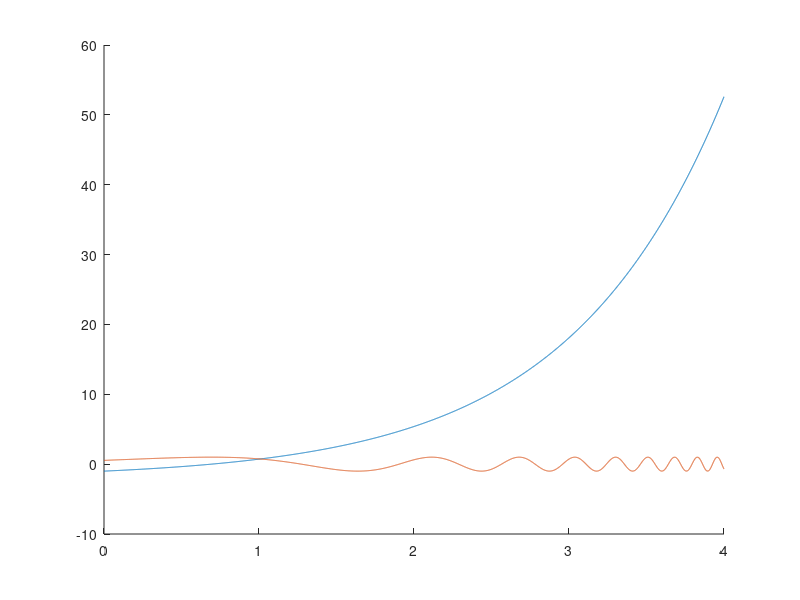

MATLAB code to generate this figure: (Note: this script raises an error after producing the figure.)
%% Adrian ISPAS, 343
clc;
clear;
close all;

% Setam parametrii initial
numarExercitiu = 3;

switch numarExercitiu
    case 2
        %% Exercitiul 2
        % Setam parametrii
        functie_2 = @(x)x.^3-7.*x.^2+14.*x-6;
        a = 3.2;
        b = 4;
        numarPasi = 100;

        % A
        x = 0:0.001:4;
        y = functie_2(x);
        hold on;
        plot(x,y);

        % B
        [c_2b] = metodaBisectiei(functie_2, a, b, numarPasi, 0);

        % C
        plot(c_2b, functie_2(c_2b),'*');
        hold off;
    case 3
        %% Exercitiul 3
        % Setam parametrii
        epsilon = 10 ^ (-5);
        a = 0.5;
        b = 1.5;
        % A
        functia_y1 = @(x)exp(1).^x - 2;
        functia_y2 = @(x)cos(exp(1).^x - 2);

        x = 0:0.001:4;
        hold on;
        plot(x,functia_y1(x));
        plot(x,functia_y2(x));
        hold off;

        % B
        functie_3 = @(x)cos(exp(1).^x - 2) - exp(1).^x + 2;
        [c_3b, k] = metodaBisectiei(functie_3, a, b, 0, epsilon);
    case 4
        % Exercitul 4
        % Setam parametrii
        a = 0;
        b = 2;
        functie_4 = @(x)x - sqrt(3);
        epsilon = 10^(-5);
        [c_4] = metodaBisectiei(functie_4, a, b, 0, epsilon);
    case 7
        % Exercitiul 7
        % Setam parametrii
        a = 0.5;
        b = 1.5;
        functie = @(x)cos(exp(1).^x - 2) - exp(1).^x + 2;
        functieDerivata = @(x)-exp(1).^x-exp(1).^x*sin(exp(1).^x-2);
        functieDerivata2 = @(x)-exp(1).^x-exp(1).^x*sin(exp(1).^x-2) - (exp(1).^2.*x)*cos(exp(1).^x-2);
        epsilon = 10^(-5);
        
        [xk, kx] = metodaNewtonRapshon( functie, functieDerivata, functieDerivata2, a, b, 'cauta', epsilon );
        [ck, kc] = metodaBisectiei(functie, a, b, 0, epsilon);
end

%% End of program
disp('Done homework 1.');